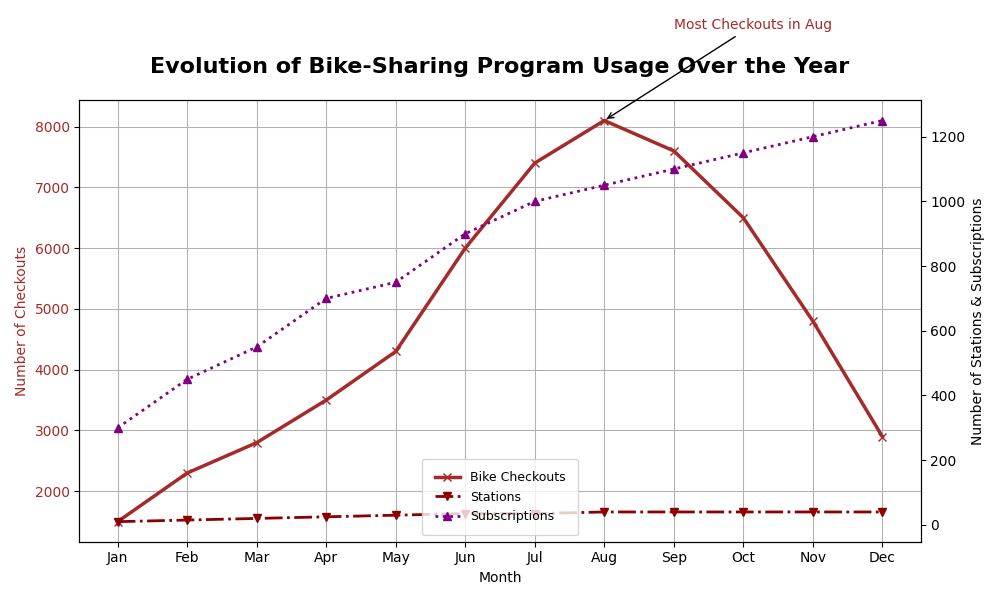

This chart was generated by the following Python code:
import matplotlib.pyplot as plt
import numpy as np

months = np.array(['Jan', 'Feb', 'Mar', 'Apr', 'May', 'Jun', 'Jul', 'Aug', 'Sep', 'Oct', 'Nov', 'Dec'])
checkouts = np.array([1500, 2300, 2800, 3500, 4300, 6000, 7400, 8100, 7600, 6500, 4800, 2900])
stations = np.array([10, 15, 20, 25, 30, 35, 35, 40, 40, 40, 40, 40])
subscriptions = np.array([300, 450, 550, 700, 750, 900, 1000, 1050, 1100, 1150, 1200, 1250])

fig, ax1 = plt.subplots(figsize=(10, 6))

# Changed the line colors by shuffling manually
ax1.plot(months, checkouts, color='brown', linestyle='-', marker='x', linewidth=2.5, label='Bike Checkouts')
ax1.set_xlabel('Month')
ax1.set_ylabel('Number of Checkouts', color='brown')
ax1.tick_params(axis='y', labelcolor='brown')
ax1.set_title("Evolution of Bike-Sharing Program Usage Over the Year", fontsize=16, fontweight='bold', pad=20)

ax2 = ax1.twinx()
ax2.plot(months, stations, color='darkred', linestyle='-.', marker='v', linewidth=2, label='Stations')
ax2.plot(months, subscriptions, color='purple', linestyle=':', marker='^', linewidth=2, label='Subscriptions')
ax2.set_ylabel('Number of Stations & Subscriptions', color='black')
ax2.tick_params(axis='y', labelcolor='black')

lines1, labels1 = ax1.get_legend_handles_labels()
lines2, labels2 = ax2.get_legend_handles_labels()
ax2.legend(lines1 + lines2, labels1 + labels2, loc='lower center', fontsize=9, borderpad=1)

max_checkouts_month = months[np.argmax(checkouts)]
max_checkouts_value = max(checkouts)
ax1.annotate(f'Most Checkouts in {max_checkouts_month}', 
             xy=(max_checkouts_month, max_checkouts_value), 
             xytext=(8, max_checkouts_value + 1500),
             arrowprops=dict(facecolor='brown', arrowstyle='->'), fontsize=10, color='brown')

ax1.grid(True, which='major', linestyle='-', linewidth=0.75)
ax2.grid(False)

plt.tight_layout()
plt.show()
